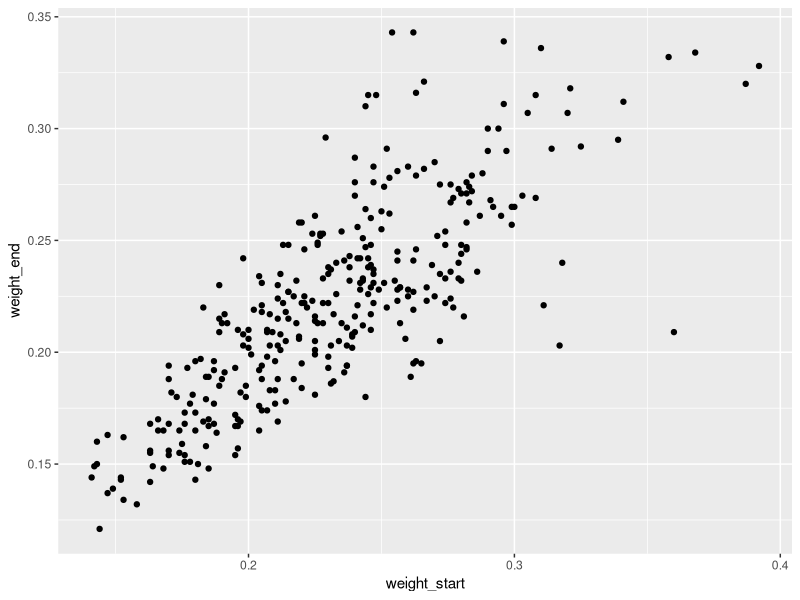
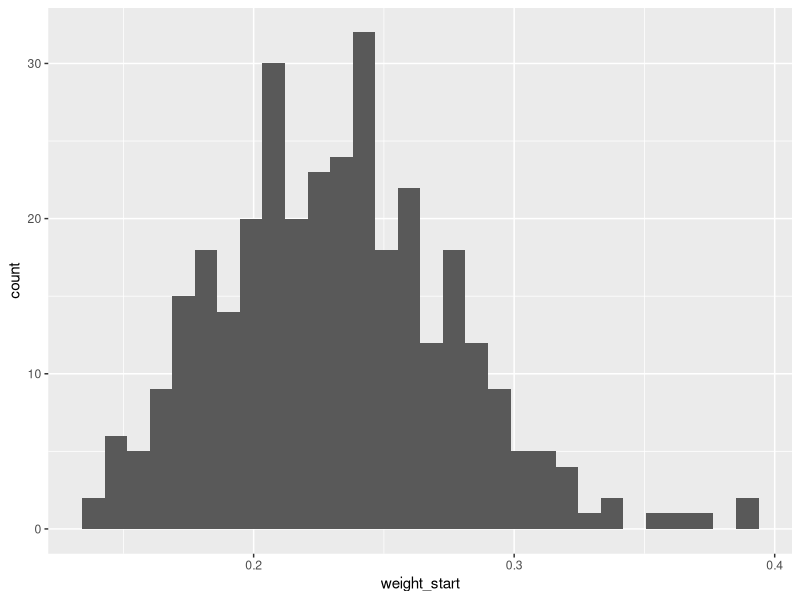
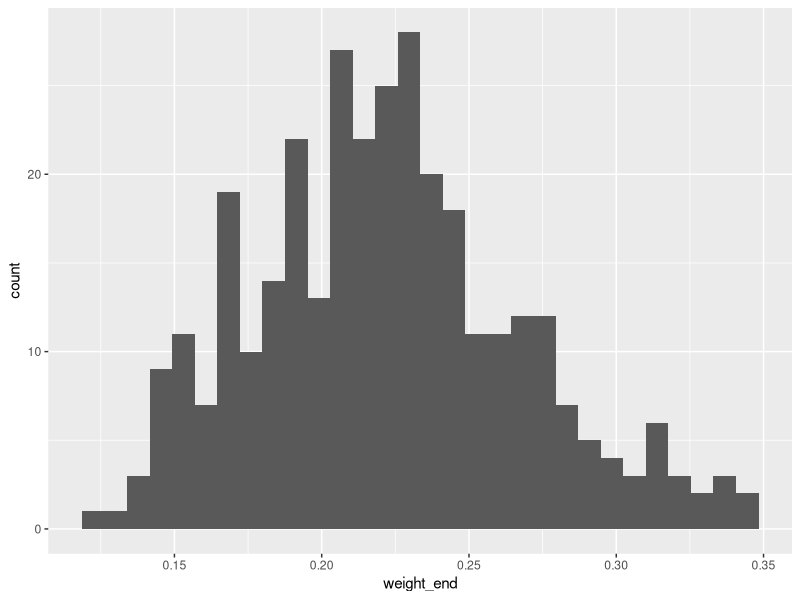
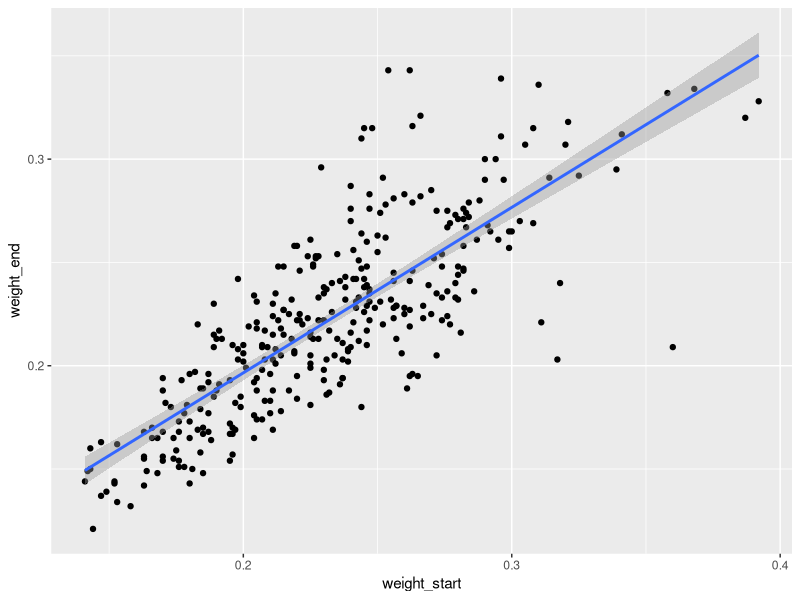
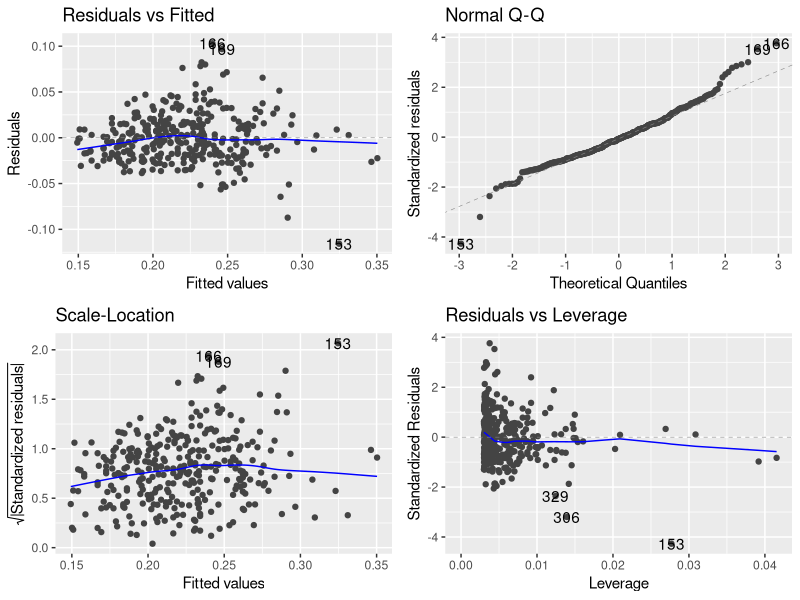
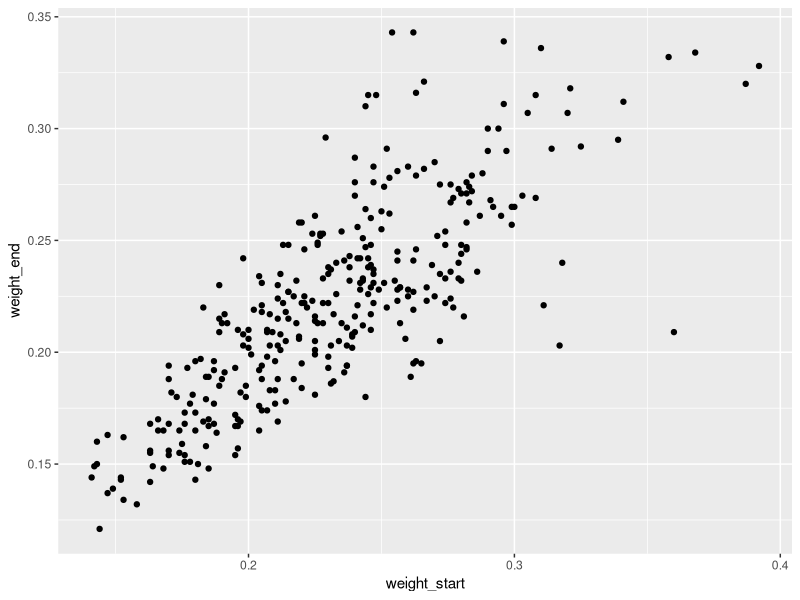
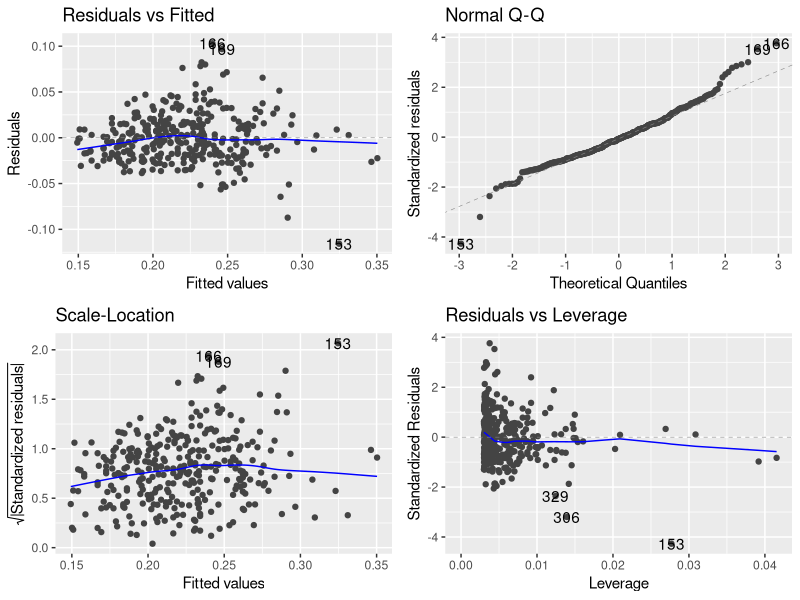
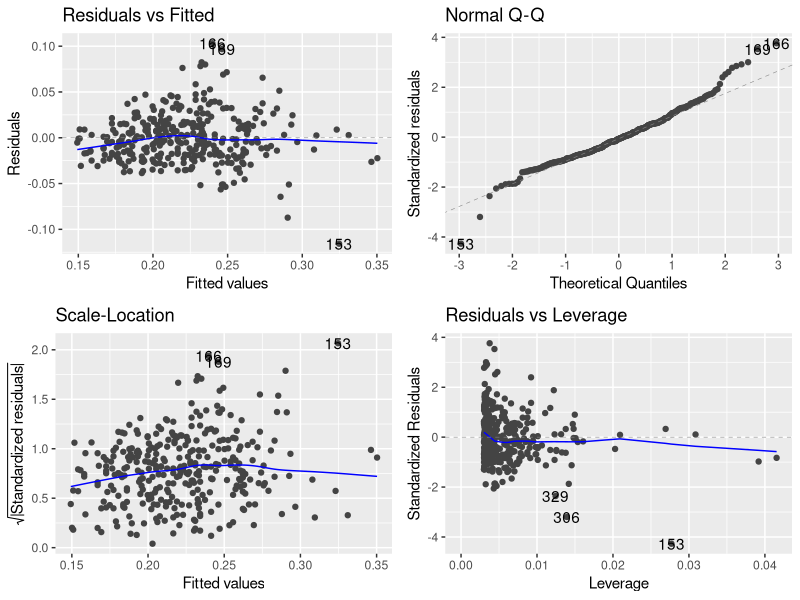

Recreate these plots in R, in order.
# Quantitative Methods in Ecology and Evolution, Homework 10
# Nathan Lin, Kristine Schoenecker, Elizabeth Braatz
# November 6, 2025
# Linear Regression

library(readxl)
library(dplyr)
library(ggplot2)
library(ggfortify)

set.seed(1234)

## Objective 1A: Get those paired observations with an X and a Y

# Using data from Daniel et al. (2021) Thermal flight performance reveals impact of warming on bumblebee foraging potential
# https://datadryad.org/dataset/doi:10.5061/dryad.18931zcxr#citations

# We will be looking at weight out of the nest as the predictor variable x, 
# and weight after flight as the response variable y.

# Load in data
bee_data <- read_xlsx("./Copy_of_bee_data.xlsx")

# Pull out relevant columns and remove NA
cleaned_bees <- bee_data %>% mutate(weight_end=as.numeric(bee_data$"Weight of bee after flight (g)")) %>%
  select(bee_id= "Bee-ID", 
         weight_start="Weight out of nest (g)", 
         weight_end) %>% na.omit()

# See what our data looks like, pretty linear relationship
ggplot(cleaned_bees, aes(x=weight_start, y=weight_end)) + geom_point()
# The starting weight looks pretty nicely close to normally distributed
ggplot(cleaned_bees, aes(x=weight_start)) + geom_histogram()
# The ending weight also looks close to normal 
ggplot(cleaned_bees, aes(x=weight_end)) + geom_histogram()

## Objective 1B: fit a linear regression
# Make the lm object
lm_object <- lm(weight_end ~ weight_start, data=cleaned_bees)
# Looks like the line is y = 0.801x + 0.036, R^2 of 0.6315
summary(lm_object)
# Plot a regression
ggplot(cleaned_bees, aes(x=weight_start, y=weight_end)) + geom_point() + geom_smooth(method="lm", )

## Objective 1C: check for violations of our assumptions
autoplot(lm_object)
# Residuals vs Fitted Values plot
# It looks like there are a few points with really large residuals, with most of them
# corresponding to average or higher fitted values (the lower ones are generally pretty uniform).
# There is no clear pattern to the residuals, although there is a group of large ones at fitted values of around 0.25.
# Normal QQplot 
# This follows a normal distribution pretty solidly most of the time (between -2 and 2 of the theoretical quantiles).
# Past those areas, it starts to deviate quite a bit.
# Residuals vs Leverage plot
# There are a good deal of large residuals with little to no leverage, and some larger residuals with 
# lower mid to high leverage. There are a few low-residuals points that have much more leverage than other points,
# and there is a single point with a large residual and high leverage.

# Assumption number 1: linearity
# We want to check that the response and predictor variables have a linear relationship
ggplot(cleaned_bees, aes(x=weight_start, y=weight_end)) + geom_point()
# This plot of response vs predictor variable shows us that there is a pretty linear relationship.
# There are fewer data points at higher starting weights and those are more spread out,
# so I'm not sure if the linearity holds up at those higher values, but for the most part it seems solid.

# Assumption number 2: normal distribution of errors
# We want to check that the errors are normally distributed
autoplot(lm_object)
# From the Normal Q-Q plot, we can see that the residuals do not align with expected values
# for a normal distribution beyond the -2 and 2 theoretical quantiles. At those more
# extreme ranges, we see large deviations from a normal distribution, which violates
# this linear model assumption.

# Assumption number 3: homoscedasticity
# We want to check that the variance of the residuals stays constant throughout
autoplot(lm_object)
# Based on the residuals vs fitted values graph, we would say this is violated because
# as fitted values increase there is more variance in the residuals.
# aka the points are a lot tighter to the 0 residuals line at lower fitted values.


## Objective 1D: predictions and prediction intervals 
# For the median value of X
# Pull out median value
start_median <- median(cleaned_bees$weight_start)
# Generate prediction using our lm
predict.lm(lm_object, data.frame(weight_start=start_median), interval="prediction")
# Our fitted value is 0.221, with prediction interval [0.1664, 0.2747]

# For the 95th percentile of X
# Pull out 95th percentile
start_95th <- quantile(x=cleaned_bees$weight_start, probs=(0.95))
# Generate prediction using our lm
predict.lm(lm_object, data.frame(weight_start=start_95th), interval="prediction")
# Our fitted value is 0.282, with prediction interval [0.2275, 0.3362]

# The prediction intervals are around the same size, but the 95th percentile one has larger values
# This makes sense because it's farther to the right of the graph and it's a positive association


## Objective 2A: making linear regression data without normally-distributed Y
# I'll use negative binomial, we make 100 xy pairs with error
# For x values I'll do a standard normal
sim_x_values <- rnorm(100)
# Set the slope and intercept
true_slope <- 4
true_intercept <- 8
# For error values I'll do a standard lognormal
sim_error_values_lnorm <- rlnorm(100)
# See what the y values look like, yeah it's very much not normal
hist(sim_error_values_lnorm)

# Calculate the y values from everything
sim_y_values <- true_intercept + (true_slope * sim_x_values) + sim_error_values_lnorm

# Just visualize, yeah it's linear
ggplot(mapping=aes(x=sim_x_values, y=sim_y_values)) + geom_point()

## Objective 2B: fit a linear model
sim_lm_object <- lm(sim_y_values ~ sim_x_values)
sim_lm_object

## Objective 2C: unsure what to be repeating but i'll pull out slope and intercept
lm_slope <- sim_lm_object$coefficients["sim_x_values"] 
lm_intercept <- sim_lm_object$coefficients["(Intercept)"]

# In case this is asking to repeat but with normally-distributed errors I'll do that
sim_error_values_norm <- rnorm(100)
sim_y_values_norm <- true_intercept + (true_slope * sim_x_values) + sim_error_values_norm
sim_lm_norm <- lm(sim_y_values_norm ~ sim_x_values)
sim_lm_norm

lm_slope_norm <- sim_lm_norm$coefficients["sim_x_values"]
lm_intercept_norm <- sim_lm_norm$coefficients["(Intercept)"]

## Objective 2D: how do the true and estimated slopes and intercepts compare?
# For the lnorm errors:
# The true slope is 4, while the calculated slope was 3.672. Not perfect but not bad!
# The true intercept is 8, while the calculated intercept was 9.512. It's close!

# For the norm errors:
# The calculated slope and intercept were 3.916 and 7.919. Much better here!

## Objective 2E: 95% prediction intervals for each x value
# For the lnorm errors simulation:
lnorm_sim_95_pred_intervals <- predict.lm(sim_lm_object, data.frame(x=sim_x_values), interval="prediction")

# For the norm errors simulation:
norm_sim_95_pred_intervals <- predict.lm(sim_lm_norm, data.frame(x=sim_x_values), interval="prediction")

## Objective 2F: what fraction falls in there?
# For lnorm errors simulation: 95 out of 100 y values fell in the prediction interval
sum((sim_y_values <= lnorm_sim_95_pred_intervals[, 3] & sim_y_values >= lnorm_sim_95_pred_intervals[, 2]))

# For norm errors simulation: 96 out of 100 y values fell in the prediction interval
sum((sim_y_values_norm <= norm_sim_95_pred_intervals[, 3] & sim_y_values_norm >= norm_sim_95_pred_intervals[, 2]))

## Objective 2G: implications in estimated uncertainty vs true uncertainty
# Perhaps estimates of uncertainty are a little worse for log normal than normal,
# but I can't say by how much. It actually seemed like the parameter estimation was
# worse than the prediction interval performance here, but I'm not sure how much this
# depends on the given slope and intercept and error and x distributions.
